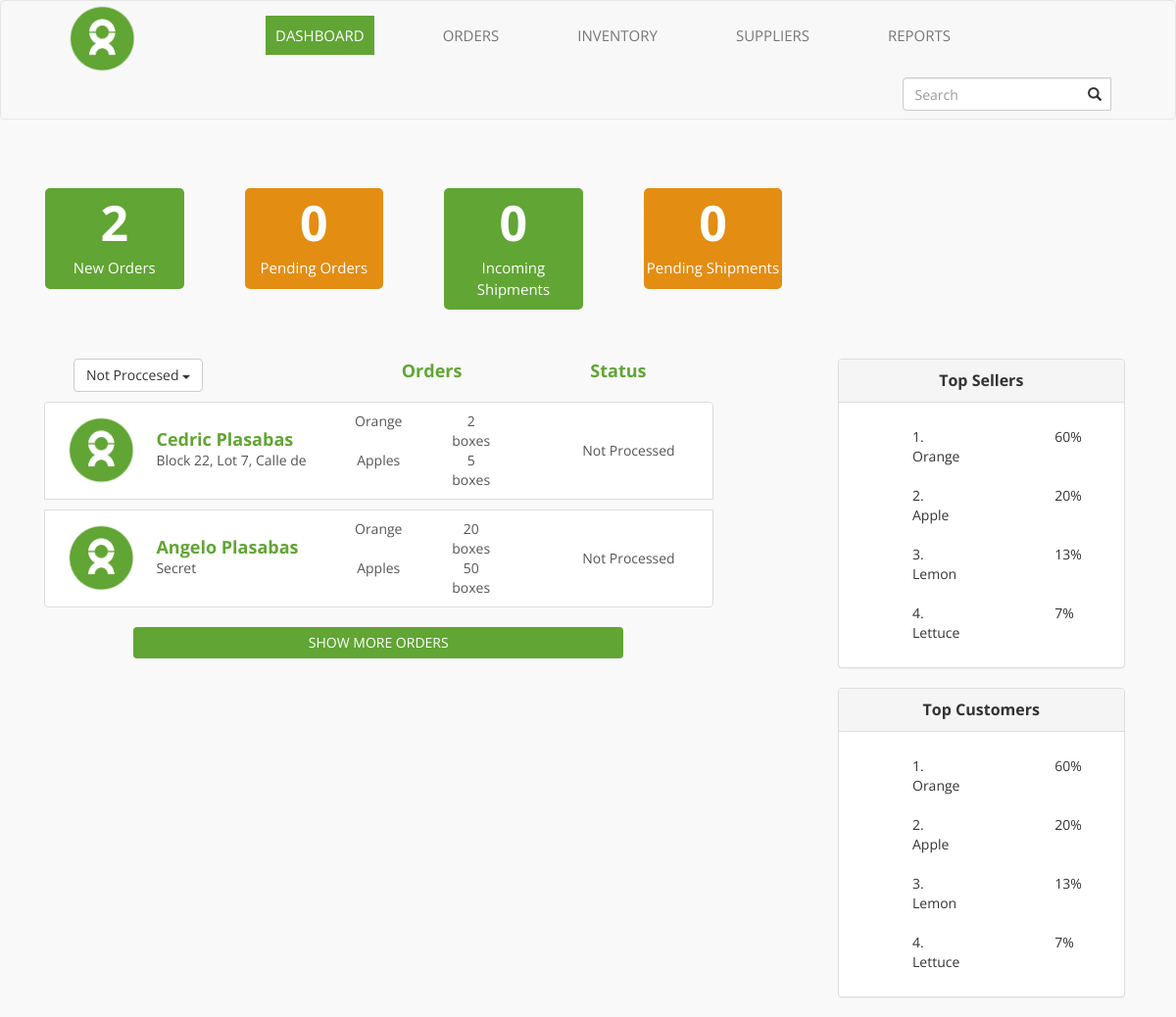
The app's page /home.php with its own data.
### tables this page shows
CREATE TABLE `orders` (
  `id` int(11) NOT NULL,
  `customer_id` int(11) NOT NULL,
  `status` int(11) NOT NULL DEFAULT '0'
);

CREATE TABLE `customer` (
  `id` int(11) NOT NULL,
  `user_id` int(11) NOT NULL,
  `fname` varchar(100) NOT NULL,
  `lname` varchar(100) NOT NULL,
  `sex` int(11) NOT NULL,
  `age` int(11) NOT NULL,
  `address` longtext NOT NULL
);

CREATE TABLE `order_items` (
  `order_id` int(11) NOT NULL,
  `item_id` int(11) NOT NULL,
  `quantity` int(11) NOT NULL
);

CREATE TABLE `item` (
  `id` int(11) NOT NULL,
  `supplier_id` int(11) NOT NULL,
  `name` varchar(100) NOT NULL,
  `description` longtext NOT NULL,
  `dimensions` varchar(100) NOT NULL,
  `unit` varchar(100) NOT NULL
);

### home.php (the view, shortened to what this page needs)
<html>
    <head>
        <link href="css/bootstrap.css" rel="stylesheet" type="text/css"/>
        <link href="css/bootstrap-custom-home.css" rel="stylesheet" type="text/css"/>
        <?php
        $mysql = new mysqli("localhost", "root", "", "oxfam");
        $new_orders = 0;
        $pending_orders = 0;
        $new_shipments = 0;
        $pending_shipments = 0;
        $q = $mysql->query("select * from orders");
        if ($q->num_rows > 0) {
            while ($row = $q->fetch_assoc()) {
                if ($row['status'] == 0) {
                    $new_orders += 1;
                } else if ($row['status'] == 1) {
                    $pending_orders += 1;
                }
            }
        }
        ?>
    </head>
    <body>
        <nav class="navbar navbar-default">
            <div class="container-fluid">
                <div class="navbar-header">
                    <img src="resources/Oxfam_Circle_Green-min.png" class="symbol" />
                </div>
                <ul class="nav navbar-nav ">
                    <li class="active" ><a href="home.php">DASHBOARD</a></li>
                    <li><a href="#" >ORDERS</a></li>
                    <li><a href="#"  >INVENTORY</a></li>
                    <li><a href="#"  >SUPPLIERS</a></li>
                    <li><a href="#"  >REPORTS</a></li>
                </ul>
                <form class="navbar-form navbar-right">
                    <div class="input-group has-feedback search-bar-wrapper">
                        <input type="text" class="form-control search-bar" placeholder="Search">
                    </div>
                </form>
            </div>
        </nav>
        <div class="container-fluid" >
            <div class="row text-center top-bar">
                <div class="col-sm-2 top-notif new">
                    <p class="top-notif-number"><?php echo $new_orders; ?></p>
                    <p class="top-notif-desc">New Orders</p>
                </div>
                <div class="col-sm-2 top-notif pending" >
                    <p class="top-notif-number"><?php echo $pending_orders; ?></p>
                    <p class="top-notif-desc">Pending Orders</p>
                </div>
                <div class="col-sm-2 top-notif  new" >
                    <p class="top-notif-number"><?php echo $new_shipments; ?></p>
                    <p class="top-notif-desc">Incoming Shipments</p>
                </div>
                <div class="col-sm-2 top-notif pending" >
                    <p class="top-notif-number "><?php echo $pending_shipments; ?></p>
                    <p class="top-notif-desc">Pending Shipments</p>
                </div>
            </div>
        </div>
        <div class="container-fluid"  >
            <div class="row order-list-wrapper" >
                <div class="col-sm-7 order-list" >
                    <div class="container-fluid order-list-top">
                        <div class="col-sm-5  ">
                            <div class="dropdown">
                                <button class="btn btn-default dropdown-toggle" type="button" data-toggle="dropdown">Not Proccesed
                                    <span class="caret"></span></button>
                            </div>
                        </div>
                        <div class="col-sm-4 text-center">
                            Orders
                        </div>
                        <div class="col-sm-3 text-center">
                            Status
                        </div>
                    </div>
                    <div class="list-group" >
                        <?php
                        $status = "";
                        $order_list_q = $mysql->query("select orders.id,customer.fname , customer.lname,customer.address, orders.status from customer left join orders on orders.customer_id = customer.id limit 5;");
                        if ($order_list_q->num_rows > 0) {
                            while ($row = $order_list_q->fetch_assoc()) {
                                $order_id = $row['id'];
                                $name = $row['fname'] . " " . $row['lname'];
                                $address = $row['address'];
                                if ($row['status'] == 0) {
                                    $status = "Not Processed";
                                } else if ($row['status'] == 1) {
                                    $status = "In Transit";
                                } else if ($row['status'] == 2) {
                                    $status = "Delivered";
                                } else if ($row['status'] == 3) {
                                    $status = "Return";
                                }
                                ?>
                                <a href="#" class="list-group-item order-list-item" >
                                    <div class="row" >
                                        <div class="col-sm-2 profile-picture-wrapper" >
                                            <img class="profile-picture center-block" src="resources/Oxfam_Circle_Green-min.png" id="symbol" />
                                        </div>
                                        <div class="col-sm-3" >
                                            <div class="row" >
                                                <div class="col-sm-12 name">
                                                    <?php echo $name; ?>
                                                </div>
                                            </div>
                                            <div class="row" >
                                                <div class="col-sm-12 description" >
                                                    <?php echo $address; ?>
                                                </div>
                                            </div>
                                        </div>
                                        <div class="col-sm-4 orders" >
                                            <?php
                                            $order_items_q = $mysql->query("select item.name, item.unit, order_items.quantity from item left join order_items on order_items.item_id = item.id where order_items.order_id = $order_id;");
                                            if ($order_items_q->num_rows > 0) {
                                                while ($row = $order_items_q->fetch_assoc()) {
                                                    $item_name = $row['name'];
                                                    $item_quantity = $row['quantity'] . " " . $row['unit'];
                                                    if ($row['quantity'] >= 2) {
                                                        $item_quantity = $item_quantity . "es";
                                                    }
                                                    ?>
                                                    <div class="row text-center">
                                                        <div class="col-sm-6">
                                                            <?php echo $item_name; ?>
                                                        </div>
                                                        <div class="col-sm-4">
                                                            <?php echo $item_quantity; ?>
                                                        </div>
                                                    </div>
                                                    <?php
                                                }
                                            }
                                            ?>
                                        </div>
                                        <div class="col-sm-3 text-center status">
                                            <?php echo $status; ?>
                                        </div>
                                    </div>
                                </a>
                                <?php
                            }
                        }
                        ?>
                    </div>
                    <button type="submit" name="add" class="btn btn-default more-order-list-item text-center center-block ">
                        SHOW MORE ORDERS
                    </button>
                </div>
                <div class=" col-sm-3 col-sm-offset-1" >
                    <div class="row">
                        <div class="panel panel-default">
                            <div class="panel-heading text-center" style="font-weight: bold; font-size: 16px;">Top Sellers</div>
                            <div class="panel-body" >
                                <div class="row" style="padding: 10px 0 10px 0;">
                                    <div class="col-sm-6" style="padding: 0 50px 0 75px;">
                                        1. Orange
                                    </div>
                                    <div class="col-sm-4" style="padding: 0 50px 0 75px;">
                                        60%
                                    </div>
                                </div>
                                <div class="row " style="padding: 10px 0 10px 0;">
                                    <div class="col-sm-6" style="padding: 0 50px 0 75px;">
                                        2. Apple
                                    </div>
                                    <div class="col-sm-4" style="padding: 0 50px 0 75px;">
                                        20%
                                    </div>
                                </div>
                                <div class="row " style="padding: 10px 0 10px 0;">
                                    <div class="col-sm-6" style="padding: 0 50px 0 75px;">
                                        3. Lemon
                                    </div>
                                    <div class="col-sm-4" style="padding: 0 50px 0 75px;">
                                        13%
                                    </div>
                                </div>
                                <div class="row " style="padding: 10px 0 10px 0;">
                                    <div class="col-sm-6" style="padding: 0 50px 0 75px;">
                                        4. Lettuce
                                    </div>
                                    <div class="col-sm-4" style="padding: 0 50px 0 75px;">
                                        7%
                                    </div>
                                </div>
                            </div>
                        </div>
                    </div>
                    <div class="row">
                        <div class="panel panel-default">
                            <div class="panel-heading text-center" style="font-weight: bold; font-size: 16px;">Top Customers</div>
                            <div class="panel-body">
                                <div class="row" style="padding: 10px 0 10px 0;">
                                    <div class="col-sm-6" style="padding: 0 50px 0 75px;">
                                        1. Orange
                                    </div>
                                    <div class="col-sm-4" style="padding: 0 50px 0 75px;">
                                        60%
                                    </div>
                                </div>
                                <div class="row " style="padding: 10px 0 10px 0;">
                                    <div class="col-sm-6" style="padding: 0 50px 0 75px;">
                                        2. Apple
                                    </div>
                                    <div class="col-sm-4" style="padding: 0 50px 0 75px;">
                                        20%
                                    </div>
                                </div>
                                <div class="row " style="padding: 10px 0 10px 0;">
                                    <div class="col-sm-6" style="padding: 0 50px 0 75px;">
                                        3. Lemon
                                    </div>
                                    <div class="col-sm-4" style="padding: 0 50px 0 75px;">
                                        13%
                                    </div>
                                </div>
                                <div class="row " style="padding: 10px 0 10px 0;">
                                    <div class="col-sm-6" style="padding: 0 50px 0 75px;">
                                        4. Lettuce
                                    </div>
                                    <div class="col-sm-4" style="padding: 0 50px 0 75px;">
                                        7%
                                    </div>
                                </div>
                            </div>
                        </div>
                    </div>
                </div>
            </div>
        </div>
    </body>
</html>

### records on screen
orders: customer.lname "Cedric Plasabas", customer.address "Block 22, Lot 7, Calle de…", status "Not Processed"
order_items: item.name "Orange", item_quantity "2 boxes"
order_items: item.name "Apples", item_quantity "5 boxes"
orders: customer.lname "Angelo Plasabas", customer.address "Secret", status "Not Processed"
order_items: item.name "Orange", item_quantity "20 boxes"
order_items: item.name "Apples", item_quantity "50 boxes"

### other values on screen
$new_orders "2"
$pending_orders "0"
$new_shipments "0"
$pending_shipments "0"
